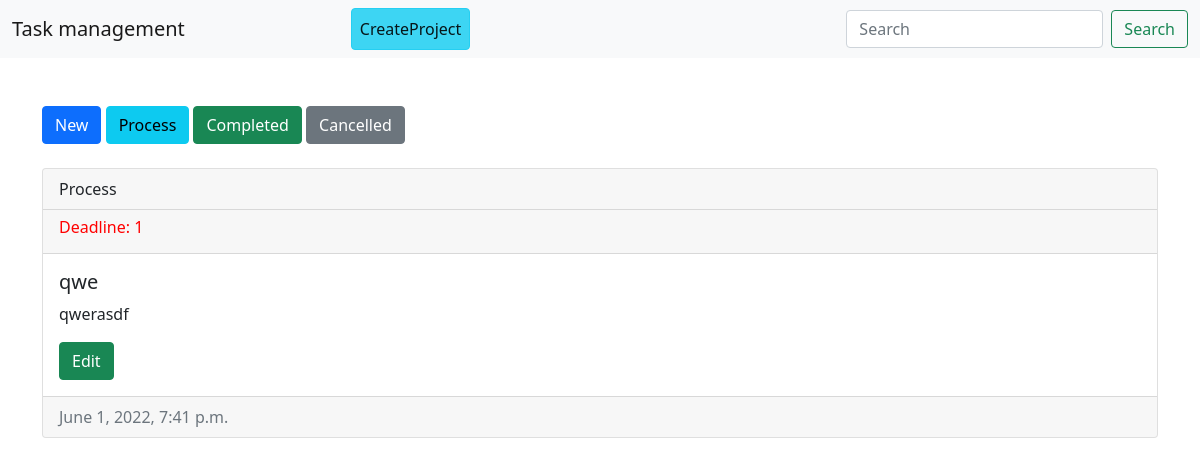
The page /?a=1 (signed in) on the database its author committed.
### todoapp/models.py (models this page shows, shortened)
class Todo(models.Model):
    author = models.ForeignKey(User, on_delete=models.CASCADE)
    title = models.CharField(max_length=221)
    content = models.TextField()
    status = models.IntegerField(choices=STATUS)
    deadline = models.CharField(max_length=212)
    created_at = models.DateTimeField(auto_now_add=True)

### todoapp/views.py (the view)
# urls.py: path('', index, name='index'),
@login_required
def index(request):
    user = request.user
    todos = Todo.objects.filter(author=user).order_by('-id')
    obj = request.GET.get('a')
    if obj:
        todos = todos.filter(status__exact=obj)
    search = request.GET.get('i')
    if search:
        todos = todos.filter(title__icontains=search)
    ctx = {
        'todos': todos
    }
    return render(request, 'index.html', ctx)

### templates/index.html
{% extends 'base.html' %}
{% block content %}
        <div class="status-list">
            <a href="/?a=0" type="button" class="btn btn-primary">New</a>
            <a href="/?a=1" class="btn btn-info">Process</a>
            <a href="/?a=2" class="btn btn-success">Completed</a>
            <a href="/?a=3" class="btn btn-secondary">Cancelled</a>
        </div>
        <div class="todo-card mt-4">
            {% for todo in todos %}
            <div class="card mt-4">
                <div class="card-header">
                  {{ todo.get_status_display }}
                </div>
                <div class="card-header">
                  <h6 style="color: red">Deadline: {{ todo.deadline }}</h6>
                </div>
                <div class="card-body">
                    <h5 class="card-title">{{ todo.title }}</h5>
                    <p class="card-text">{{ todo.content }}</p>
                    <a href="/edit/{{ todo.id }}/" class="btn btn-success">Edit</a>
                </div>
                <div class="card-footer text-muted">
                    {{ todo.created_at }}
                </div>
            </div>
            {% endfor %}
        </div>
{% endblock %}

### rows shown on the page
Todo: status "Process", deadline "1", title "qwe", content "qwerasdf", created_at "June 1, 2022, 7:41 p.m."
